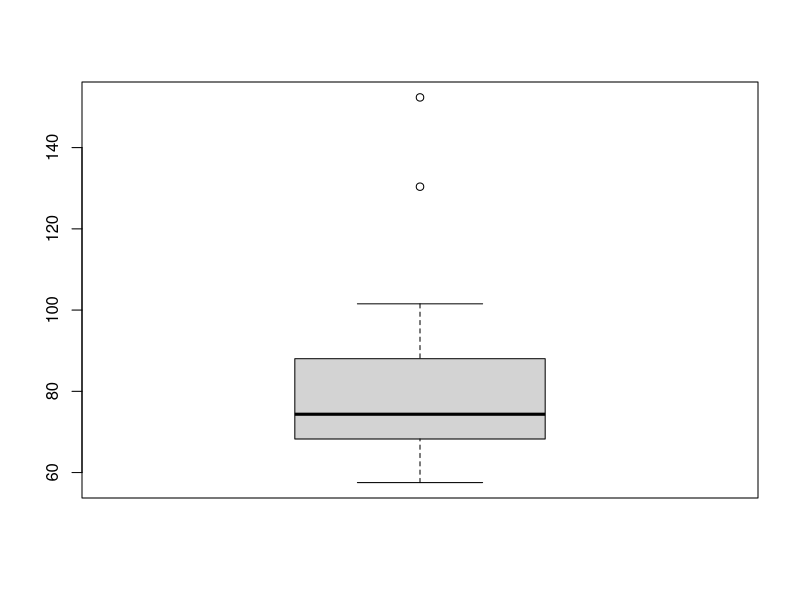
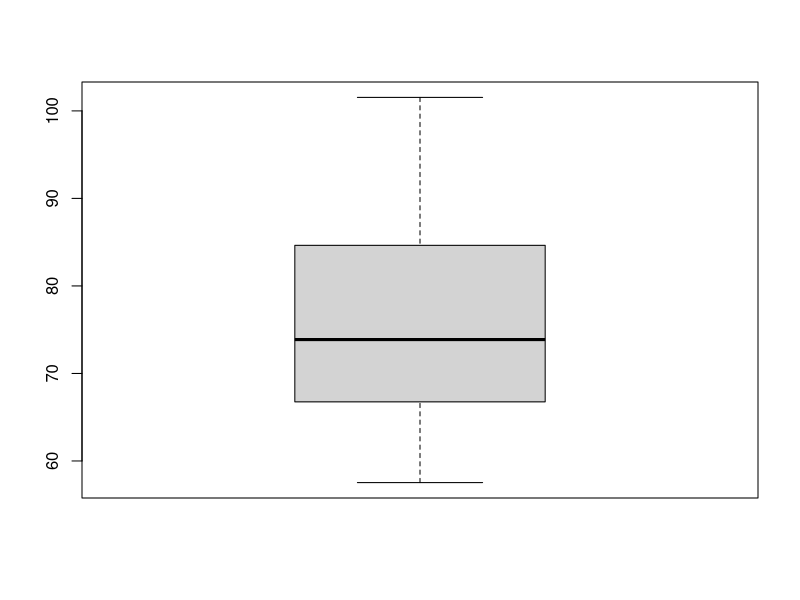

The R script that drew these images, in order:
remove_outliers <- function(x, na.rm = TRUE, ...) {
  qnt <- quantile(x, probs=c(.25, .75), na.rm = na.rm, ...)
  H <- 1.5 * IQR(x, na.rm = na.rm)
  y <- x
  y[x < (qnt[1] - H)] <- NA
  y[x > (qnt[2] + H)] <- NA
  y
}

x <- c(152.36,130.38,101.54,96.26,88.03,85.66,83.62,76.53,
       74.36,73.87,73.36,73.35,68.26,65.25,63.68,63.05,57.53)

y <- remove_outliers(x)

boxplot(x)
boxplot(y)